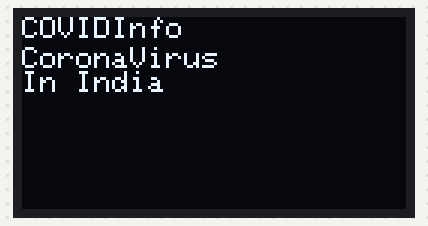
A sketch run on a simulated ESP8266 (NodeMCU). Parts: 128×64 one-colour display. WiFi joins after 1.5 s; servers stay silent unless stated; uploads are accepted with an empty reply; what the sketch prints to the serial monitor is not drawn.

Above: at 0.2 s.
At 1.4 s:
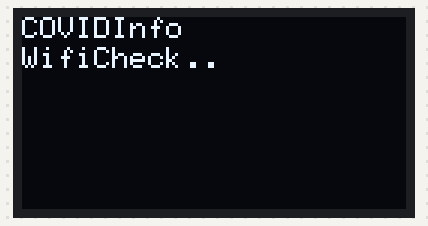
At 3.3 s:
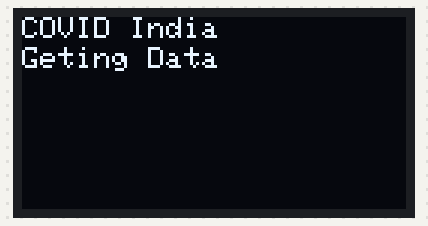
At 3.9 s:
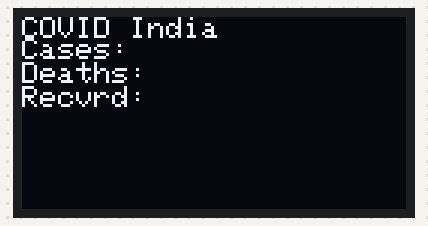
At 7.6 s:
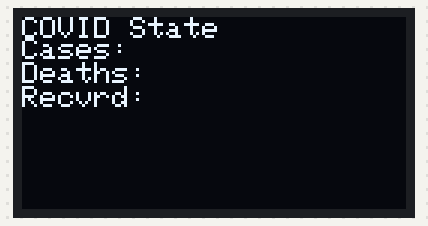

Measured:
- by itself, everything shown: repeats every 7.4 s, in 5 steps
- what the display in image 0 shows lasts 1.3 s, from 0.1 s to 1.4 s
- what the display in image 1 shows lasts 1.5 s, from 1.4 s to 2.9 s
- what the display in image 2 shows lasts 0.6 s, from 3.2 s to 3.8 s
- what the display in image 3 shows lasts 3.5 s, from 3.8 s to 7.3 s
- what the display in image 4 shows lasts 3.1 s, from 7.5 s to 10.6 s

The sketch:

code_COVID-19.ino
```cpp
//Defining the libraries
//Links in the Readme section

#include <ESP8266WiFi.h>
#include <ESP8266HTTPClient.h>
#include <SPI.h>
#include <Wire.h>
#include <Adafruit_GFX.h>
#include <Adafruit_SSD1306.h>
#include <Fonts/FreeMono9pt7b.h>
#define SSD1306_LCDHEIGHT 64
//Connect the SCL pin of OLED to D1 of NodeMCU
//Connect the SDA pin of OLED to D2 of NodeMCU

#define OLED_RESET LED_BUILTIN  //4
Adafruit_SSD1306 display(OLED_RESET);

#if (SSD1306_LCDHEIGHT != 64)
#error("Height incorrect, please fix Adafruit_SSD1306.h!");
#endif
   const char* ssid = "wifi_name";  //Enter your SSID of your WiFi (keep it within double quote)
    const char* password = "password";  //Enter your PASSWORD of your WiFi (keep it within double quote)
    WiFiClient client;

    // Set your hosting Website (Here it is www.thingspeak.com)
    const char* host = "api.thingspeak.com";
    const int httpPortRead = 80;
    // "XXXXXXXXXXXXXXX" represents your 16 digit API Key generated from Thingspeak i.e ThingHTTP
    //ContryData of COVID19
    const char* url = "/apps/thinghttp/send_request?api_key=xxxxxxxxxxxxxxx"; //cases
    const char* url2 = "/apps/thinghttp/send_request?api_key=xxxxxxxxxxxxxxx"; // deaths
    const char* url3 = "/apps/thinghttp/send_request?api_key=xxxxxxxxxxxxxxx"; //recovered

    //Statewise data of COVID19
    const char* url4 = "/apps/thinghttp/send_request?api_key=xxxxxxxxxxxxxxx"; //cases
    const char* url5 = "/apps/thinghttp/send_request?api_key=xxxxxxxxxxxxxxx"; // deaths
    const char* url6 = "/apps/thinghttp/send_request?api_key=xxxxxxxxxxxxxxx"; //recovered

    HTTPClient http;

void setup() {
//  display.setFont(&FreeMono9pt7b);
  display.begin(SSD1306_SWITCHCAPVCC, 0x3C);
  display.clearDisplay();
  display.display();
  display.setTextSize(1);
  display.setTextColor(WHITE);
  display.setCursor(0,0);
   display.setTextSize(1);
  display.println("COVIDInfo");
  display.display();
  display.setCursor(0,10);
  display.println("CoronaVirus");
  display.display();
  display.setCursor(0,18);
  display.println("In India");//can change the name
  display.display();
  delay(200);
  display.clearDisplay();
    Serial.begin(115200);
    WiFi.disconnect();
    delay(1000);
    Serial.println();
  display.setCursor(0,0);
  display.println("COVIDInfo");
  display.display();
  display.setCursor(0,10);
  display.println("WifiCheck..");
  display.display();
    WiFi.begin(ssid, password);
    while (WiFi.status() != WL_CONNECTED)
    {
    delay(500);
    Serial.print(".");
    }
    Serial.println("");
    Serial.println("WiFi connected");

   display.display();
   display.clearDisplay();
   display.setCursor(0,0);
   display.println("COVIDInfo");
   display.display();
   display.setCursor(0,10);
   display.println("Connected");
   delay(100);
   display.display();

    Serial.println("IP address: ");
    Serial.println(WiFi.localIP());   //You can get IP address assigned to ESP
}

void loop()
{
 while (WiFi.status() != WL_CONNECTED)
      {
        WiFi.begin(ssid, password);
        Serial.println("Reconnecting to WiFi..");
        delay(20000);
      }
   display.display();
   display.clearDisplay();
   display.setCursor(0,0);
   display.println("COVID India");
   display.display();
   display.setCursor(0,10);
   display.println("Geting Data");
   delay(60);
   display.display();
   display.clearDisplay();
   display.setTextColor(WHITE);
   display.setCursor(0,0);
   display.println("COVID India");

    if( http.begin(host,httpPortRead,url))
      {
        int httpCode = http.GET();
        if (httpCode > 0)
        {
          if (httpCode == HTTP_CODE_OK || httpCode == HTTP_CODE_MOVED_PERMANENTLY)
            {
               String payload = http.getString();
               Serial.print("Confirmed Cases: ");
               Serial.println(payload);

            display.setCursor(0,7);
            display.setTextSize(1);
            display.println("Cases:");
            display.setCursor(90,7);
            display.println(payload);
            }
     if( http.begin(host,httpPortRead,url2))
      {
        int httpCode = http.GET();
        if (httpCode > 0)
        {
          if (httpCode == HTTP_CODE_OK || httpCode == HTTP_CODE_MOVED_PERMANENTLY)
            {
               String payload = http.getString();
               Serial.print("Deaths: ");
               Serial.println(payload);

            display.setCursor(0,15);
             display.setTextSize(1);
            display.println("Deaths:");
            display.setCursor(90,15);
            display.println(payload);
            }
    if( http.begin(host,httpPortRead,url3))
      {
        int httpCode = http.GET();
        if (httpCode > 0)
        {
          if (httpCode == HTTP_CODE_OK || httpCode == HTTP_CODE_MOVED_PERMANENTLY)
            {
               String payload = http.getString();
               Serial.print("Recovered: ");
               Serial.println(payload);

         display.setCursor(0,23);
          display.setTextSize(1);
         display.println("Recvrd:");
         display.setCursor(90,23);
         display.println(payload);
         display.display();

            }
        }
     }
 delay(3000);
   //COVID Cases in your state
   display.display();
   display.clearDisplay();
   display.setTextColor(WHITE);
   display.setCursor(0,0);
   display.println("COVID State");

     if( http.begin(host,httpPortRead,url4))
      {
        int httpCode = http.GET();
        if (httpCode > 0)
        {
          if (httpCode == HTTP_CODE_OK || httpCode == HTTP_CODE_MOVED_PERMANENTLY)
            {
               String payload = http.getString();
               Serial.print("Cases: ");
               Serial.println(payload);

         display.setCursor(0,7);
         display.println("Cases:");
          display.setTextSize(1);
         display.setCursor(90,7);
         display.println(payload);
           }
        }
     }
     if( http.begin(host,httpPortRead,url5))
      {
        int httpCode = http.GET();
        if (httpCode > 0)
        {
          if (httpCode == HTTP_CODE_OK || httpCode == HTTP_CODE_MOVED_PERMANENTLY)
            {
               String payload = http.getString();
               Serial.print("Deaths: ");
               Serial.println(payload);

         display.setCursor(0,15);
          display.setTextSize(1);
         display.println("Deaths:");
         display.setCursor(90,15);
         display.println(payload);
         display.display();
            }
        }
     }
     if( http.begin(host,httpPortRead,url6))
      {
        int httpCode = http.GET();
        if (httpCode > 0)
        {
          if (httpCode == HTTP_CODE_OK || httpCode == HTTP_CODE_MOVED_PERMANENTLY)
            {
               String payload = http.getString();
               Serial.print("Recvrd: ");
               Serial.println(payload);

         display.setCursor(0,23);
         display.println("Recvrd:");
         display.setCursor(90,23);
          display.setTextSize(1);
         display.println(payload);
         display.display();
            }
        }
     }
    }
   }
  else
  {
    Serial.println("Error in response");
  }
  http.end();  //Close connection
  delay(3000);  //GET Data at every 5 seconds
  Serial.println("NEW DATA");
}
}
}
```
